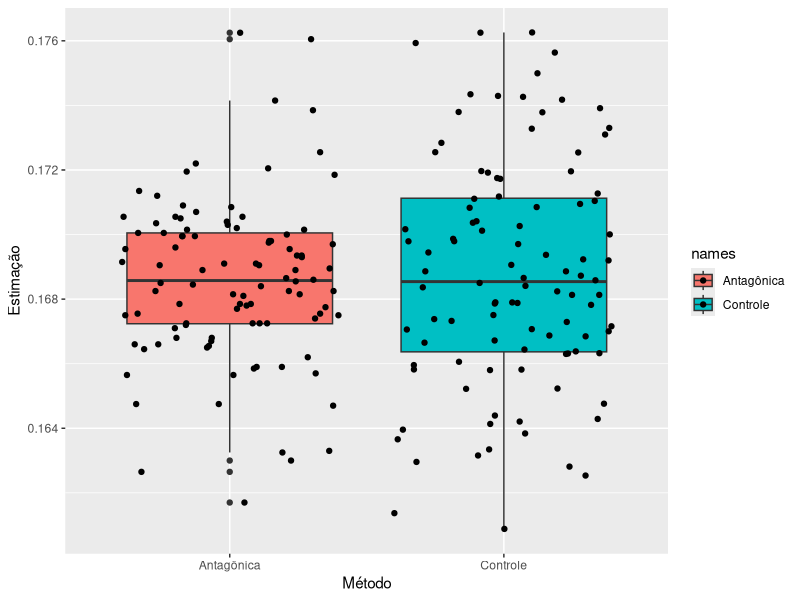

Write R code to recreate this figure.
## ---- chunk 1
library(ggplot2, quietly = TRUE)
## ---- chunk 2
expr <- function(lambda){
  u <- runif(1)
  return(-1*log(u)/lambda)
}
## ---- chunk 3
exprn <- function(n,lambda){
  exp <- NULL
  for(i in 1:n){
    exp[i] <- expr(lambda)
  }
  return(exp)
}
## ---- chunk 4
q1_a <- function(n){
  prob <- NULL
  for(i in 1:n) prob[i] <- ifelse(sum(1:5*exprn(5, 1)) >= 21.6, 1, 0)
  return(mean(prob))
}
## ---- chunk 5
a <- q1_a(100) ; a
## ---- chunk 6
q1_b <- function(n){
  media <- NULL ; prob <- NULL
  for(j in 1:n){
    for(i in 1:n){
      u <- runif(5)
      r1 <- ifelse(sum(1:5*(-log(u))) >= 21.6 , 1, 0)
      r2 <- ifelse(sum(1:5*(-log(1-u))) >= 21.6, 1, 0)
      media[i] <- mean(c(r1, r2))
   }
   prob[j] <- mean(media) 
  }
  return(mean(prob))
}
## ---- chunk 7
b <- q1_b(100) ; b
## ---- chunk 8
q1_c <- function(n){
  prob <- NULL ; y <- NULL ; z <- NULL
  for(j in 1:n){
    for(i in 1:n){
      y[i] <- ifelse(sum(1:5*(-log(runif(5)))) >= 21.6 , 1, 0)
      z[i] <- sum(1:5*(-log(runif(5))))
    }
    covariance <- cov(y, z)
    prob[j] <- mean(y)-(covariance/55)*(mean(z)-15)
  }
  return(mean(prob))
}
## ---- chunk 9
c <- q1_c(100) ; c
## ---- chunk 10
# Ggplot2 library
antagonica <- NULL
for(i in 1:100){
  antagonica[i] <- q1_b(100)
}

controle <- NULL
for(i in 1:100){
  controle[i] <- q1_c(100)
}
 
# Data 
names=c(rep("Antagônica", 100) , rep("Controle", 100))
value=c(antagonica,controle)
data=data.frame(names,value)
 
#Graph
qplot(x=names , y=value , data=data , geom=c("boxplot","jitter") , fill=names, xlab = 'Método', ylab = 'Estimação')
